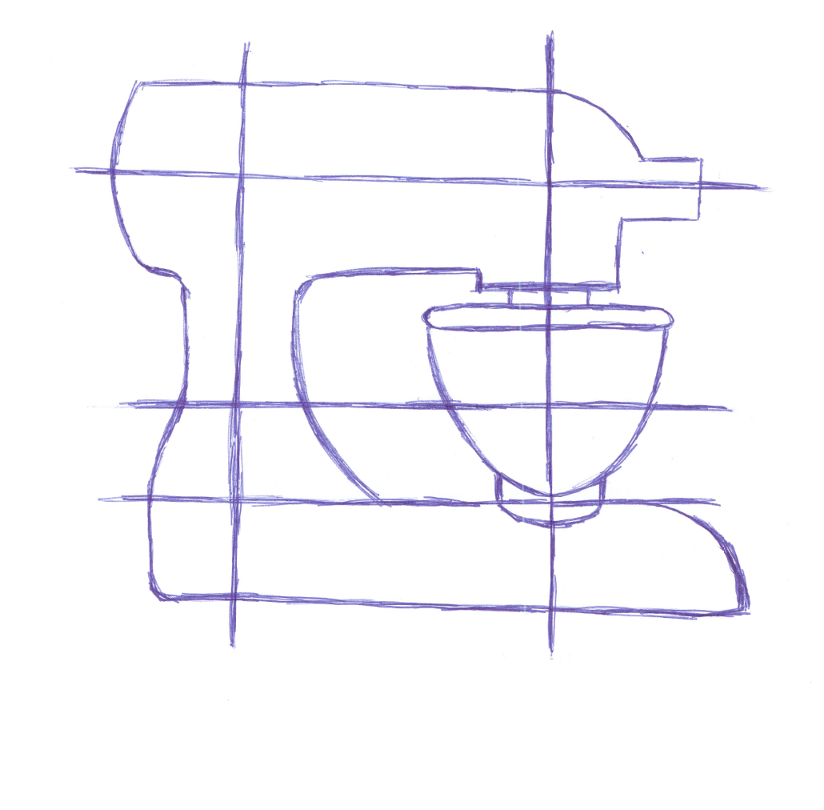
#> input picture data/original_paper/figure_2/input.png, 824 x 810 px
$ jupyter execute --allow-errors work_matteo.ipynb   (shell and % lines are left out)
#> lines starting #> are read from the running program, lines starting #| are printed output that depends on the picture; after the words box and inside, x2 and y2 are one past the last pixel; in counts of white or black regions, pixels touching at a corner belong together
### src/bez/topo_graph.py
import numpy as np
import networkx as nx
from collections import deque


from skimage.morphology import skeletonize, dilation, erosion, remove_small_holes
from skimage.morphology import disk
from skimage.filters import threshold_otsu


def image_to_skeleton(img):
    img = img[:, :, 0]

    t = threshold_otsu(img)
    img_binary = img < t

    thicknesses = np.zeros_like(img_binary, dtype=int)

    c = 1
    max_line_width_detection = img_binary.copy()
    while np.sum(max_line_width_detection) > 0:
        # iterate the erosion
        tmp = erosion(max_line_width_detection, disk(1))
        # find the difference
        diff = max_line_width_detection ^ tmp > 0
        thicknesses[diff] = c
        max_line_width_detection = tmp
        c += 1

    img_binary = dilation(img_binary, disk(np.sqrt(c)))
    img_binary = remove_small_holes(img_binary)
    skeleton = skeletonize(img_binary, method="zhang")

    return skeleton, thicknesses


def extract_topology_from_skeleton(skeleton_img):
    """
    Extrait la topologie d'un squelette binaire (image) en un graphe.
    arg:
        skeleton_img (np.ndarray): Image binaire du squelette (shape: H x W, dtype=bool)
        thicknesses (np.ndarray): Thicknesses (shape: H x W, dtype=int)
    return:
        topological_graph (nx.Graph): Graphe topologique extrait du squelette
    """

    # Pour faciliter l'extraction on transforme le squelette en un graphe identique
    # On pourrait effectuer les opérations directement sur le squelette mais c'est moins pratique

    assert skeleton_img.dtype == bool

    sk_graph = nx.Graph()  # V = pixels blancs du squelette, E = 8 connexité

    for i in range(skeleton_img.shape[0]):
        for j in range(skeleton_img.shape[1]):
            if skeleton_img[i, j]:
                sk_graph.add_node((i, j))

    for node in sk_graph.nodes:
        i, j = node
        for ni in range(max(0, i - 1), min(skeleton_img.shape[0], i + 2)):
            for nj in range(max(0, j - 1), min(skeleton_img.shape[1], j + 2)):
                if (ni, nj) != (i, j) and skeleton_img[ni, nj]:
                    sk_graph.add_edge(
                        (i, j), (ni, nj), weight=(i - ni) ** 2 + (j - nj) ** 2
                    )
    # Graphe intermédiaire généré, maintenant on extrait la topologie
    # On fait un bfs depuis chaque intersection ou feuille jusqu'à avoir couvert tout le graphe

    topological_graph = (
        nx.MultiGraph()
    )  # Graphe topologique, V = intersections et feuilles, E = lignes de pixels

    for node in sk_graph.nodes:
        sk_graph.nodes[node]["closed"] = False

    def is_junction(node):
        return sk_graph.degree(node) > 2

    def is_leaf(node):
        return sk_graph.degree(node) == 1

    for st in sk_graph.nodes:
        if sk_graph.nodes[st]["closed"]:
            continue
        # otherwise, we explore the graph from this node
        # Until we either connect 2 leafs or junctions or loop
        neighbors = list(sk_graph.neighbors(st))
        pixel_line = [st]
        found_first_endpoint = is_leaf(st) or is_junction(st)
        for neigh in neighbors:
            if sk_graph.nodes[neigh]["closed"]:
                continue
            current_node = neigh
            while True:
                pixel_line.append(current_node)

                if is_leaf(current_node) or is_junction(current_node):
                    # On ne pourrait les fermer que si ce sont des leaf, mais pas gravissime de pas le faire
                    # Par contre faut surtout pas fermer une jonction parce que il pourrait rester des trucs à explorer depuis là
                    if not found_first_endpoint:
                        found_first_endpoint = True
                        pixel_line.reverse()  # Comment ça l'endpoint est bien au début de la liste
                        current_node = st  # On repart de l'autre coté
                    else:
                        topological_graph.add_edge(
                            pixel_line[0], pixel_line[-1], pixels=np.array(pixel_line)
                        )
                        pixel_line = [
                            st
                        ]  # pas vide car si c'est une jonction on va à la prochaine itération du for repartir sur une autre branche
                        break

                elif current_node == st:
                    # We are back to the starting point, we close the circle
                    assert (
                        not found_first_endpoint
                    )  # Si on est dans un cercle impossible d'avoir trouvé un endpoint
                    sk_graph.nodes[current_node]["closed"] = True
                    topological_graph.add_edge(
                        pixel_line[0], pixel_line[-1], pixels=np.array(pixel_line)
                    )
                    pixel_line = [
                        st
                    ]  # cf au dessus même si ici ce sera normalement jamais une jonction
                    break

                # Dans ce cas là on continue juste de suivre le chemin
                # assert sk_graph.degree(current_node) == 2, f"Le noeud courant doit avoir exactement 2 voisins, il en a {sk_graph.degree(current_node)}"

                nexts = list(sk_graph.neighbors(current_node))
                next_node = nexts[1] if nexts[0] == pixel_line[-2] else nexts[0]
                sk_graph.nodes[current_node]["closed"] = True
                current_node = next_node
            # Ici, on a soit trouvé une courbe en entier, soit qu'un endpoint, et on va continuer de l'autre coté.
        sk_graph.nodes[st]["closed"] = True

    return topological_graph


def pixel_graphe(skeleton_img):
    sk_graph = nx.Graph()
    H, W = skeleton_img.shape

    # Ajout des noeuds pour pixels blancs
    for i in range(H):
        for j in range(W):
            if skeleton_img[i, j]:
                sk_graph.add_node((i, j))

    # Ajout des arêtes 8-connexité
    for node in sk_graph.nodes:
        i, j = node
        for ni in range(max(0, i - 1), min(H, i + 2)):
            for nj in range(max(0, j - 1), min(W, j + 2)):
                if (ni, nj) != (i, j) and skeleton_img[ni, nj]:
                    sk_graph.add_edge(
                        (i, j), (ni, nj), weight=(i - ni) ** 2 + (j - nj) ** 2
                    )

    return sk_graph


def create_clusters(pix_graph):
    # Fonction pour détecter si un noeud est feuille ou jonction
    def is_junction_or_leaf(node):
        deg = pix_graph.degree(node)
        return deg == 1 or deg > 2

    visited = set()
    clusters = []

    for node in pix_graph.nodes:
        if node in visited:
            continue
        if not is_junction_or_leaf(node):
            continue

        # BFS pour trouver cluster des noeuds voisins qui sont eux aussi feuilles/jonctions
        queue = deque([node])
        cluster = []
        while queue:
            curr = queue.popleft()
            if curr in visited:
                continue
            if not is_junction_or_leaf(curr):
                continue
            visited.add(curr)
            cluster.append(curr)
            for neigh in pix_graph.neighbors(curr):
                if neigh not in visited and is_junction_or_leaf(neigh):
                    queue.append(neigh)

        if cluster:
            clusters.append(cluster)

    return clusters


def merge_clusters_nodes(clusters):
    # Étape 2 : réduire chaque cluster à un seul sommet (le "centre")
    # On choisit le pixel avec la coordonnée médiane dans cluster
    merged_nodes = {}  # mapping de noeud original vers noeud fusionné

    for cluster in clusters:
        # Trouver le pixel médian (central)
        coords = np.array(cluster)
        median_i = int(np.median(coords[:, 0]))
        median_j = int(np.median(coords[:, 1]))
        center_node = (median_i, median_j)

        # S’assurer que center_node fait bien partie du cluster (sinon prendre le plus proche)
        if center_node not in cluster:
            # Trouver le plus proche dans cluster
            dist = lambda x: (x[0] - median_i) ** 2 + (x[1] - median_j) ** 2
            center_node = min(cluster, key=dist)

        for n in cluster:
            merged_nodes[n] = center_node

    return merged_nodes


def fusion_clusters_in_graph(pix_graph, merged_nodes):
    # 4. Construire un graphe simplifié avec fusion des noeuds
    fused_graph = nx.Graph()
    for n in pix_graph.nodes:
        fused_n = merged_nodes.get(n, n)
        fused_graph.add_node(fused_n)

    for u, v, d in pix_graph.edges(data=True):
        u_fused = merged_nodes.get(u, u)
        v_fused = merged_nodes.get(v, v)
        if u_fused != v_fused:
            fused_graph.add_edge(u_fused, v_fused, weight=d["weight"])

    return fused_graph


def extract_simple_topology_from_skeleton(skeleton_img):
    assert skeleton_img.dtype == bool

    pix_graph = pixel_graphe(skeleton_img)

    clusters = create_clusters(pix_graph)

    merged_nodes = merge_clusters_nodes(clusters)

    fused_graph = fusion_clusters_in_graph(pix_graph, merged_nodes)

    def is_junction(node):
        return fused_graph.degree(node) > 2

    def is_leaf(node):
        return fused_graph.degree(node) == 1

    for node in fused_graph.nodes:
        fused_graph.nodes[node]["closed"] = False

    topological_graph = nx.MultiGraph()

    for st in fused_graph.nodes:
        if fused_graph.nodes[st]["closed"]:
            continue

        neighbors = list(fused_graph.neighbors(st))
        pixel_line = [st]
        found_first_endpoint = is_leaf(st) or is_junction(st)

        for neigh in neighbors:
            if fused_graph.nodes[neigh]["closed"]:
                continue

            current_node = neigh
            while True:
                pixel_line.append(current_node)

                if is_leaf(current_node) or is_junction(current_node):
                    if not found_first_endpoint:
                        found_first_endpoint = True
                        pixel_line.reverse()
                        current_node = st
                    else:
                        topological_graph.add_edge(
                            pixel_line[0], pixel_line[-1], pixels=np.array(pixel_line)
                        )
                        pixel_line = [st]
                        break

                elif current_node == st:
                    assert not found_first_endpoint
                    fused_graph.nodes[current_node]["closed"] = True
                    topological_graph.add_edge(
                        pixel_line[0], pixel_line[-1], pixels=np.array(pixel_line)
                    )
                    pixel_line = [st]
                    break

                nexts = list(fused_graph.neighbors(current_node))
                # choix du prochain noeud à suivre
                next_node = nexts[1] if nexts[0] == pixel_line[-2] else nexts[0]
                fused_graph.nodes[current_node]["closed"] = True
                current_node = next_node

        fused_graph.nodes[st]["closed"] = True

    return topological_graph

### src/bez/refinement.py
import networkx as nx
import numpy as np
from typing import List, Optional

from bez.bezier import fit_bezier, interpolate_bezier, std_distance


def fit_bezier_error(pixel_c: np.array):
    """
    arg :
        pixel_c (nd.array): 2 x N
    """
    assert pixel_c.shape[0] == 2

    instants = np.linspace(0, 1, pixel_c.shape[1])

    control_points = fit_bezier(pixel_c, instants)
    traj_fit = interpolate_bezier(control_points, instants)

    error = std_distance(traj_fit, pixel_c)

    return control_points, error


def fit_bezier_error_T(pixel_c: np.array):
    """
    arg :
        pixel_c (nd.array): N x 2
    """
    assert pixel_c.shape[1] == 2

    traj = pixel_c.T
    return fit_bezier_error(traj)


def devide(pixel_c: np.ndarray, precision: float = 1) -> List[int]:
    _, e = fit_bezier_error_T(pixel_c)
    if e <= precision:
        return np.array([])

    N = len(pixel_c)

    _, e1 = fit_bezier_error_T(pixel_c[: N // 3])
    _, e2 = fit_bezier_error_T(pixel_c[N // 3 :])
    _, e3 = fit_bezier_error_T(pixel_c[: 2 * N // 3])
    _, e4 = fit_bezier_error_T(pixel_c[2 * N // 3 :])

    if e1 + e2 < e3 + e4:
        first = devide(pixel_c[: N // 3])
        second = devide(pixel_c[N // 3 :])
        idx = np.array([N // 3])

        if first.size == 0:
            first = np.array([])
        if second.size == 0:
            second = np.array([])
        else:
            second = second + idx  # ajout de idx à chaque élément

        return np.concatenate([first, idx, second])

    else:
        first = devide(pixel_c[: 2 * N // 3])
        second = devide(pixel_c[2 * N // 3 :])
        idx = np.array([2 * N // 3])

        if first.size == 0:
            first = np.array([])
        if second.size == 0:
            second = np.array([])
        else:
            second = second + idx  # ajout de idx à chaque élément

        return np.concatenate([first, idx, second])


def refine(topo_g: nx.MultiGraph, precision: float = 0.5):
    new_topo_graph = nx.MultiGraph()

    for u, v, data in topo_g.edges(data=True):
        pixels = data["pixels"]

        if pixels.shape[0] < 2:
            continue

        indices = devide(pixels, precision)

        if indices is None or len(indices) == 0:
            # Rien à changer
            new_topo_graph.add_node(u)
            new_topo_graph.add_node(v)
            new_topo_graph.add_edge(u, v, pixels=pixels)
            continue

        # Créer les nouveaux points d'interpolation
        indices = list(indices.astype(int))
        cuts = [0] + indices + [len(pixels) - 1]

        for i in range(len(cuts) - 1):
            node_a = tuple(map(int, pixels[cuts[i]]))
            node_b = tuple(map(int, pixels[cuts[i + 1]]))
            new_topo_graph.add_node(node_a)
            new_topo_graph.add_node(node_b)
            new_topo_graph.add_edge(
                node_a, node_b, pixels=pixels[cuts[i] : cuts[i + 1] + 1]
            )

    # Remplacer topo_c par les courbes mises à jour
    return new_topo_graph

### src/bez/viz.py
import matplotlib.pyplot as plt
from bez.hypergraph import HyperGraph
from bez.bezier import interpolate_bezier
import networkx as nx
import numpy as np


# [66 lines left out: functions visualize_hyper, visualize_topo_and_save, not called in this run]


def visualize_topo(G, visu_i=1335, visu_j=1112, visu_radius=50, opacity=1.0):
    subgraph = G
    pos = {node: (node[1], node[0]) for node in subgraph.nodes}
    node_color = "blue"

    plt.gca().invert_yaxis()
    plt.axis("equal")

    # Draw nodes
    nx.draw_networkx_nodes(
        subgraph, pos=pos, node_size=5, node_color=node_color, alpha=opacity
    )
    # Draw edges with curvature for multiplicity
    for u, v, keys in subgraph.edges(keys=True):
        num_edges = subgraph.number_of_edges(u, v)
        if num_edges == 1:
            nx.draw_networkx_edges(subgraph, pos, edgelist=[(u, v)], edge_color="gray")
        else:
            # Draw each edge with a different curvature
            for k, key in enumerate(subgraph[u][v]):
                rad = 0.1 * (k - (num_edges - 1) / 2)
                nx.draw_networkx_edges(
                    subgraph,
                    pos,
                    edgelist=[(u, v)],
                    edge_color="gray",
                    connectionstyle=f"arc3,rad={rad}",
                )


# mauvais affichage
# [70 lines left out: functions visualisation_bezier_hyper_final, visualize_graph_hypergraph, not called in this run]


### notebooks/work_matteo.ipynb
# Refinement
Fonction qui va permettre de refine le topolical graphe initial, avec marge d'erreur de 2px

[cell 1]
from skimage import io
from meta import ROOT_DIR
import matplotlib.pyplot as plt

from bez.topo_graph import extract_topology_from_skeleton, extract_simple_topology_from_skeleton, image_to_skeleton
from bez.refinement import  refine
from bez.hypergraph import HyperGraph
from bez.global_optim import optimisation
from bez.viz import visualize_topo

[cell 2]
# Skeleton extraction
img = io.imread(ROOT_DIR /"data/original_paper/figure_2/input.png") # [100:250, 600:780, :]
#> img is the input picture: shape (810, 824, 3); mean R, G, B 248, 247.3, 251.6

plt.imshow(img, cmap="gray")
plt.axis("off")
plt.show()

skeletone, thikness = image_to_skeleton(img)
#> in image_to_skeleton, `img = img[:, :, 0]`:
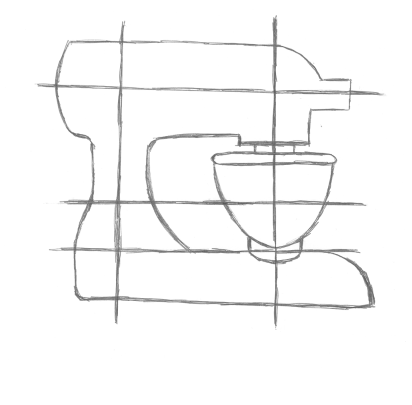
#> img: shape (810, 824) (shown at 1/2 size); min 75, max 255, mean 248
#> in image_to_skeleton, `t = threshold_otsu(img)`: t = 200
#> in image_to_skeleton, `img_binary = img < t`:
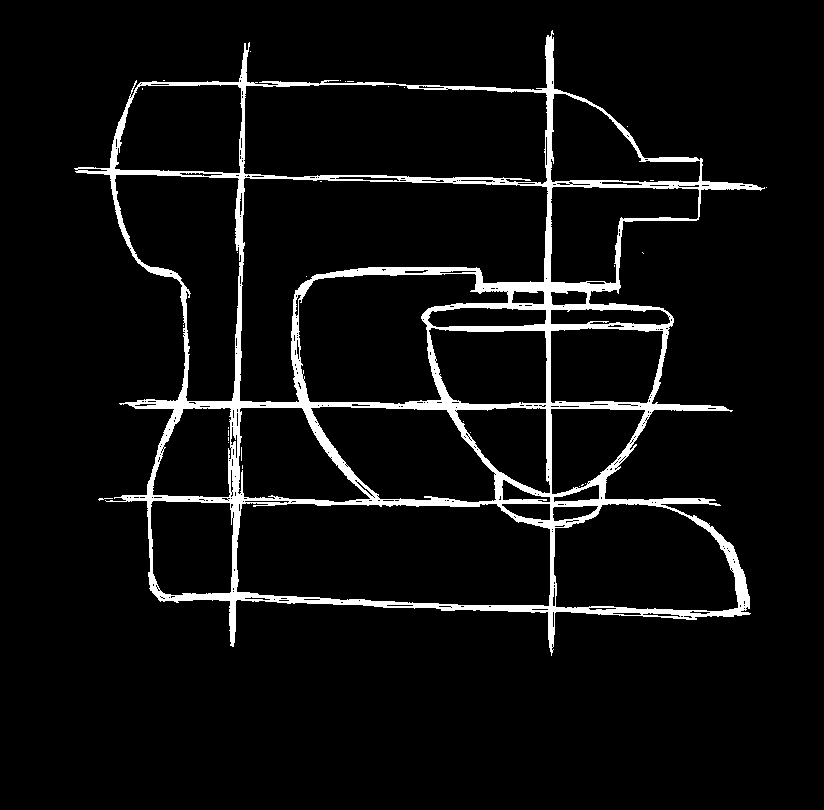
#> img_binary: shape (810, 824) bool; 5.8% white; 30 white regions (28 under 20 px), largest, box (x1, y1, x2, y2) and area: (74, 30, 765, 656) 38847, (98, 498, 113, 501) 20
#> the loop in image_to_skeleton, `while np.sum(max_line_width_detection) > 0:` made 9 passes
#> after the loop in image_to_skeleton, `while np.sum(max_line_width_detection) > 0:`:
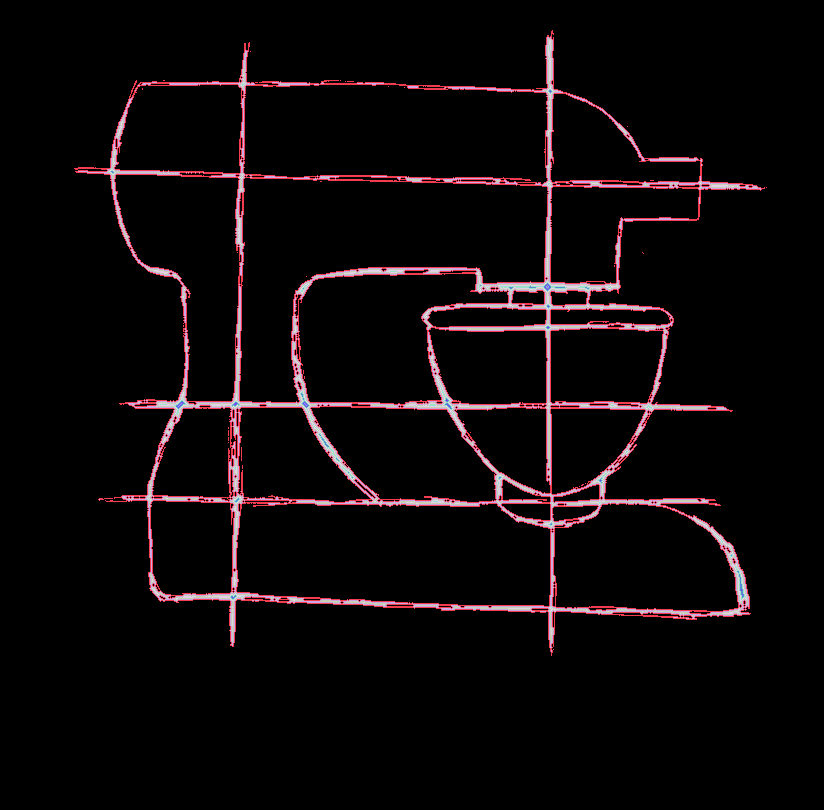
#> thicknesses: shape (810, 824) int64; 10 distinct labels, from 0 to 9; one colour per label, 0 black
#> after the loop in image_to_skeleton, `while np.sum(max_line_width_detection) > 0:`: c = 10
#> in image_to_skeleton, `skeleton = skeletonize(img_binary, method="zhang")`:
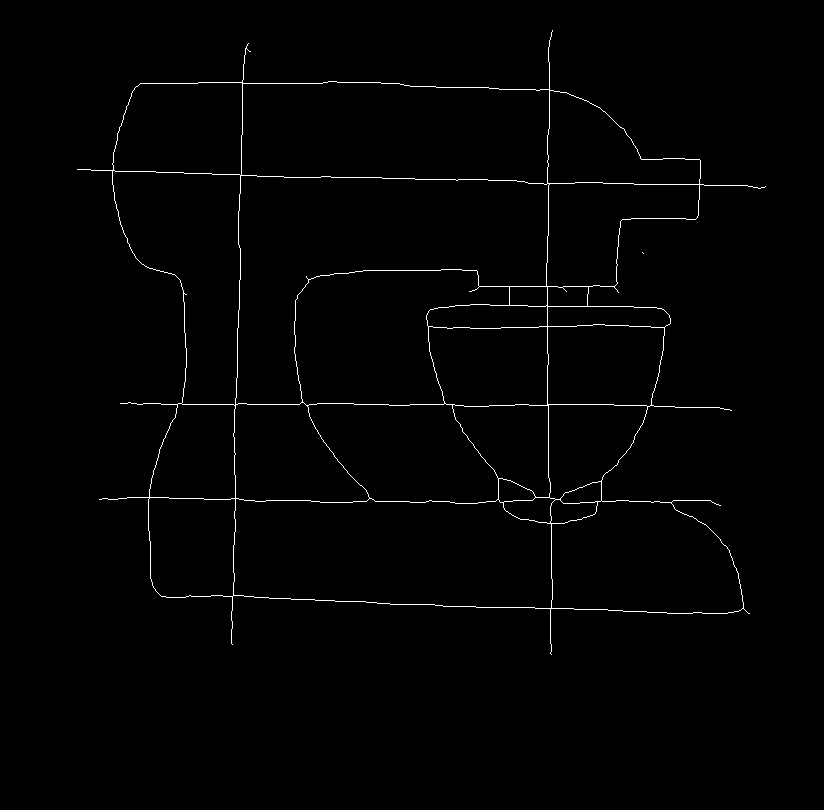
#> skeleton: shape (810, 824) bool; 1% white in thin lines or dots, all inside (x1, y1, x2, y2) = (77, 30, 766, 655)
plt.imshow(skeletone, cmap="gray")
plt.axis("off")
plt.show()

[cell 3]
topo_graph = extract_simple_topology_from_skeleton(skeletone)
#> in extract_simple_topology_from_skeleton, `clusters = create_clusters(pix_graph)`: clusters = 67 items
#> the loop in merge_clusters_nodes, `for cluster in clusters:` made 67 passes
#> (median_i, median_j) on pass 62: (595, 232)
#> after the loop in merge_clusters_nodes, `for cluster in clusters:`: merged_nodes = 214 items
#> the loop in fusion_clusters_in_graph, `for n in pix_graph.nodes:` made 6792 passes
#> fused_n on passes 1 to 3: (30, 552), (31, 552), (32, 551)
#> the loop in fusion_clusters_in_graph, `for u, v, d in pix_graph.edges(data=True):` made 6919 passes
#> (u_fused, v_fused) on passes 1 to 3: ((30, 552), (31, 552)), ((31, 552), (32, 551)), ((32, 551), (33, 551))
#> the loop in extract_simple_topology_from_skeleton, `for node in fused_graph.nodes:` made 6645 passes
#> the loop in extract_simple_topology_from_skeleton, `for st in fused_graph.nodes:` made 6645 passes
#> st on passes 2 to 4: (31, 552), (32, 551), (33, 551)
topo_graph_ = extract_topology_from_skeleton(skeletone)
#> the loop in extract_topology_from_skeleton, `for node in sk_graph.nodes:` made 6792 passes
#> the loop in extract_topology_from_skeleton, `for node in sk_graph.nodes:` made 6792 passes
#> the loop in extract_topology_from_skeleton, `for st in sk_graph.nodes:` made 6792 passes
#> (the rest of this cell did not finish here and is left out)


[cell 4]
plt.figure(figsize=(18, 6))

ax = plt.subplot(1, 3, 1)
visualize_topo(topo_graph_)
#> in visualize_topo, `pos = {node: (node[1], node[0]) for node in subgraph.nodes}`: pos = 216 items
plt.title("Topology (naive)")
ax.text(.5,-0.1,f"number of nodes: {len(topo_graph_.nodes())}", fontsize=10, ha='center', va='top', transform=ax.transAxes)

ax = plt.subplot(1, 3, 2)
visualize_topo(topo_graph)
plt.title("Topology (with clustering)")
ax.text(.5,-0.1,f"number of nodes: {len(topo_graph.nodes())}", fontsize=10, ha='center', va='top', transform=ax.transAxes)

ax = plt.subplot(1, 3, 3)
#> (the rest of this cell did not finish here and is left out)

#> (a cell that did not finish here is left out)

#> (a cell that did not finish here is left out)

#> (a cell that did not finish here is left out)

#> (a cell that did not finish here is left out)
